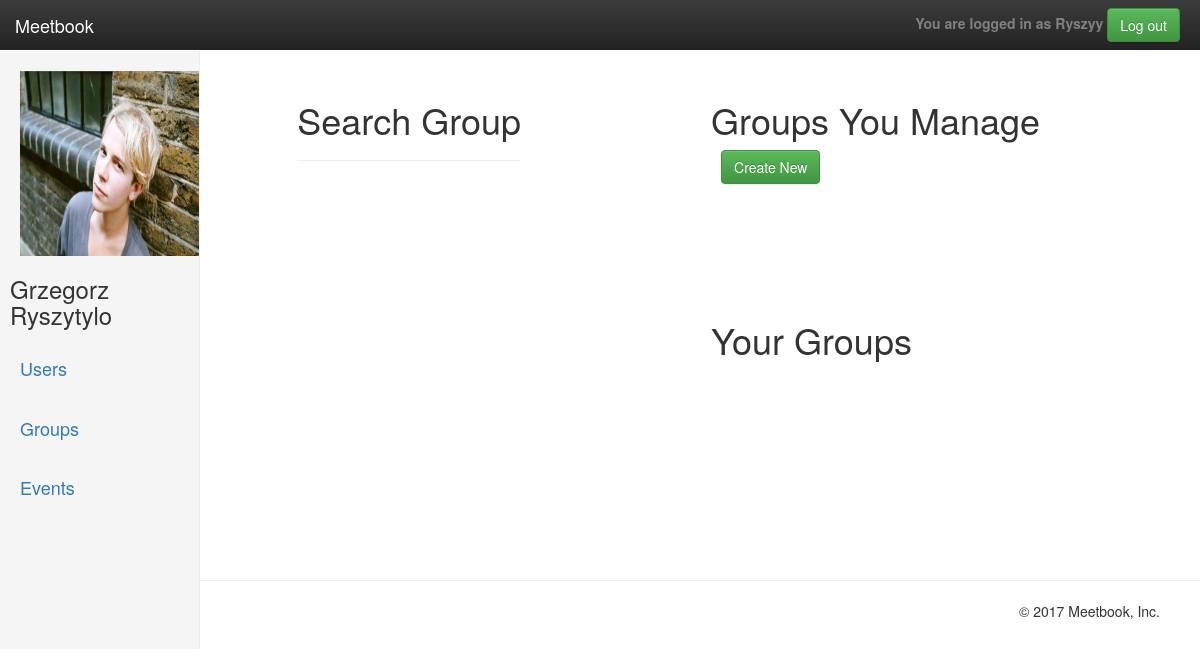
/groups_list (signed in), run on an earlier commit of the app's database.
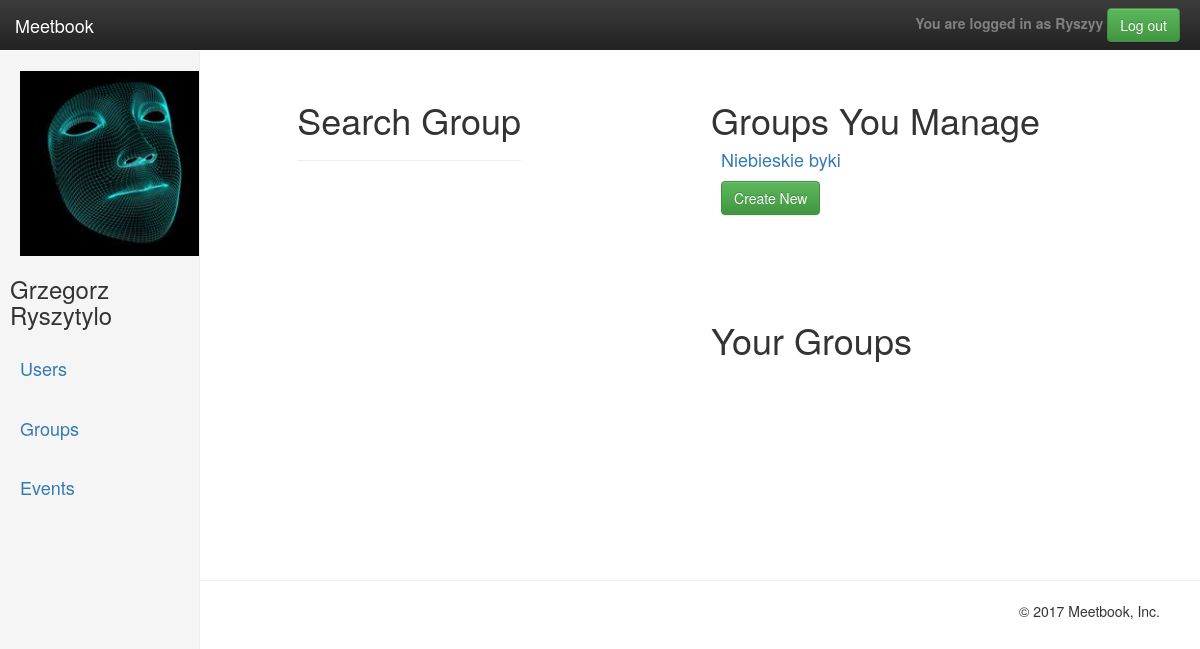
And on a later commit of the database.
### profiles/models.py (models this page shows, shortened)
class UserProfile(models.Model):
    user_auth = models.OneToOneField(User, primary_key=True, on_delete=models.CASCADE)
    location = models.ForeignKey(Location, null=True, blank=True, on_delete=models.CASCADE)
    slug = models.SlugField(blank=True)
    picture = models.ImageField(upload_to=upload_location, null=True, blank=True)
    friends = models.ManyToManyField('self',
                                     blank=True)
    pending = models.ManyToManyField('self',
                                     blank=True,
                                     through="Invite",
                                     through_fields=('r_to', 'r_from'),
                                     symmetrical=False)
    bio = models.TextField(blank=True, null=True)
    time = models.ManyToManyField("profiles.FreeTime",
                                  blank=True)

class GroupProfile(models.Model):
    name = models.CharField(max_length=120, unique=True)
    owner = models.ForeignKey(UserProfile, related_name="owner")
    intrest = models.ManyToManyField(Intrest)
    date = models.DateTimeField(auto_now=False, auto_now_add=False, blank=True, null=True)
    members = models.ManyToManyField(UserProfile)
    slug = models.SlugField(blank=True)
    message = models.CharField(max_length=1000, blank=True, null=True)
    def __str__(self):
        return self.name

### profiles/views/cbv/group_crud.py (the view)
# urls.py: url(r'^groups_list$', GroupsList.as_view(), name="groups_list"),
class GroupsList(ListView):
    model = GroupProfile
    template_name = 'groups_list.html'
    context_object_name = 'groups_list'
    def get_context_data(self, **kwargs):
        context = super(GroupsList, self).get_context_data(**kwargs)
        profile = UserProfile.objects.get(user_auth=self.request.user)
        created_groups = GroupProfile.objects.filter(owner=profile)
        member_of_group = GroupProfile.objects.filter(members=profile).exclude(owner=profile)
        groups = GroupProfile.objects.all().exclude(members=profile).exclude(owner=profile)
        context['groups_list'] = groups
        context['member_of_group'] = member_of_group
        context['created_groups'] = created_groups
        context['profile'] = profile
        return context

### templates/groups_list.html (shortened to what this page needs)
{% extends "basebase.html" %}
{% load crispy_forms_tags %}
{% load humanize %}
{% block sidepicture %}
	{% if user.is_authenticated %}
		{% if profile.picture %}
			<a href="{% url 'user_detail' profile.slug %}"><img src="{{ profile.picture.url }}" width="185" height="185"></a>
		{% else %}
			<a href="{% url 'user_detail' profile.slug %}"><img src="\media\default\defaultuser.png" width="185" height="185"></a>
		{% endif %}
	{% endif %}
{% endblock %}
{% block content %}
	<div class="col-md-12 col-md-offset-2" style="float: left;">
		<h1>Search Group</h1>
		<hr>
	</div>
{% endblock %}
{% block friends %}
<div style="margin-top: 10px; float: right; padding: 20px ; margin-right: 140px">
	<h1>Groups You Manage</h1>
	<div style="padding-left: 10px;min-height: 150px">
		{% for group in created_groups %}
			<p><h4 style="display: inline"><a href="{% url 'group_detail' group.slug %}">{{group|capfirst}}</a></h4></p>
	{% endfor %}
	<div style="margin-left: auto;">
		<a href="{% url 'group_create' %}" >
			<button type="submit" class="btn btn-success">Create New</button>
		</a>
	</div>
</div>
<h1>Your Groups</h1>
</div>
{% endblock %}

What changed in the data, as far as the page shows it:
changed UserProfile: picture: a different picture
added GroupProfile: name "Niebieskie byki"
